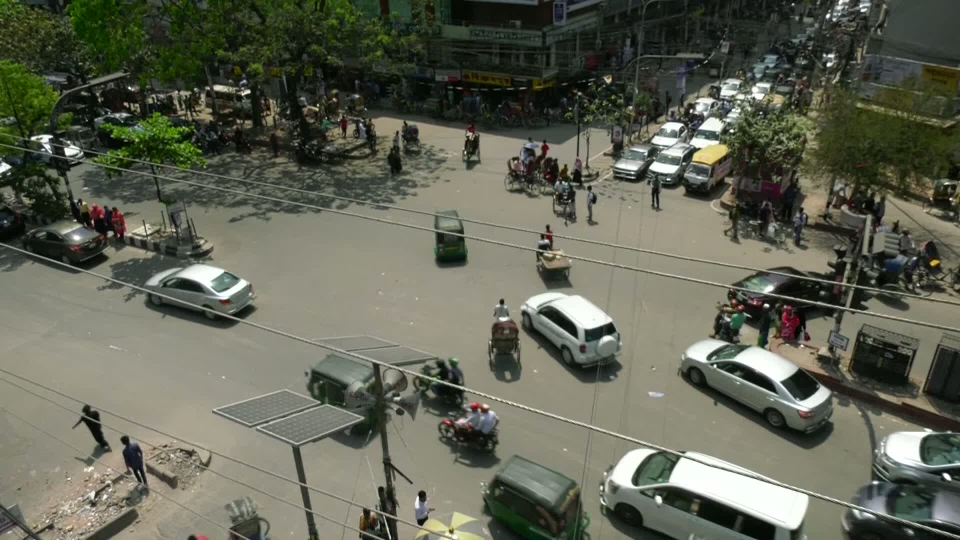
#> input picture zone_frame.jpg, 1920 x 1080 px, found by its file name (shown at 1/2 size)
$ python summary_report.py
#> lines starting #> are read from the running program, lines starting #| are printed output that depends on the picture; after the words box and inside, x2 and y2 are one past the last pixel; in counts of white or black regions, pixels touching at a corner belong together
# summary_report.py — verbose summary + map + chart (+ optional PDF)
import os, json, cv2, numpy as np, pandas as pd
import matplotlib.pyplot as plt

BASE = r"F:\MY PROJECTS\VIDEO"
IMG  = os.path.join(BASE, "zone_frame.jpg")
ZJS  = os.path.join(BASE, "zones.json")
CONF = os.path.join(BASE, "conflicts_with_zones.csv")

OUT_MAP   = os.path.join(BASE, "zone_summary_map.png")
OUT_CHART = os.path.join(BASE, "zone_summary_chart.png")
OUT_PDF   = os.path.join(BASE, "zone_summary_report.pdf")

def main():
    print("[INFO] Loading:")
    print("  - frame:", IMG)
    print("  - zones:", ZJS)
    print("  - conflicts:", CONF)

    # --- load data ---
    assert os.path.exists(IMG), f"Missing image {IMG}"
    assert os.path.exists(ZJS), f"Missing zones {ZJS}"
    assert os.path.exists(CONF), f"Missing conflicts file {CONF}"

    zones = json.load(open(ZJS, "r"))
#> (reads zones.json from the repository)
    df = pd.read_csv(CONF)
#> (reads conflicts_with_zones.csv from the repository)
    if df.empty:
        print("[WARN] conflicts_with_zones.csv is empty — nothing to summarize.")
        return
    if "zone" not in df.columns:
        print("[ERROR] 'zone' column not found in conflicts CSV.")
        return

    # --- draw map overlay ---
    img = cv2.imread(IMG)
#> img is the input picture: shape (1080, 1920, 3); mean B, G, R 84.8, 99.7, 97.1
    assert img is not None, f"Cannot open {IMG}"
    overlay = img.copy()
    colors = [(0,255,255),(255,0,0),(0,255,0),(0,128,255),(255,0,255),(0,200,200)]
    for i, z in enumerate(zones):
        pts = np.array(z["pts"], np.int32)
        cv2.polylines(overlay, [pts], True, colors[i % len(colors)], 3)
        cv2.putText(overlay, z["label"], tuple(pts[0]), cv2.FONT_HERSHEY_SIMPLEX,
                    0.9, colors[i % len(colors)], 3, cv2.LINE_AA)
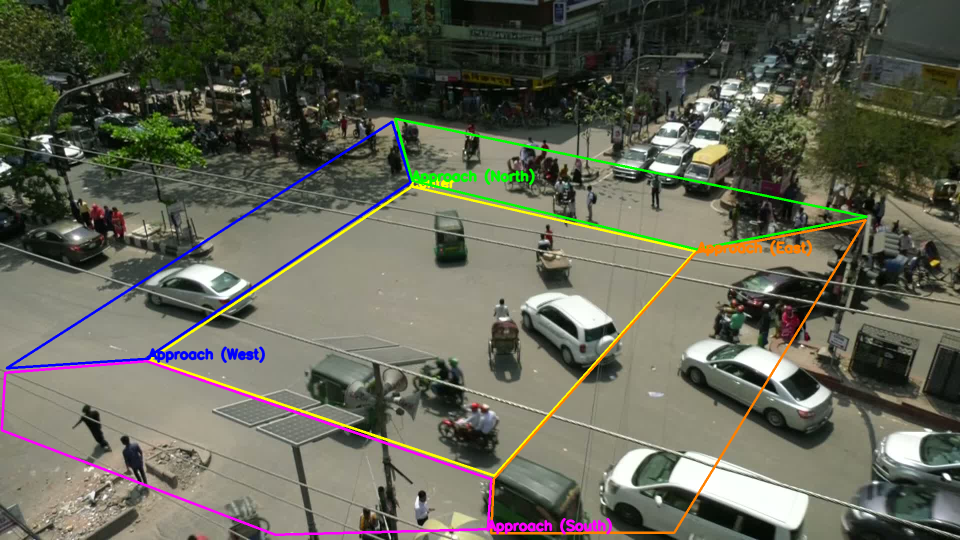
#> overlay: shape (1080, 1920, 3) (shown at 1/2 size); 3.28% of pixels changed, all inside (x1, y1, x2, y2) = (1, 235, 1736, 1072)
    blend = cv2.addWeighted(img, 0.6, overlay, 0.4, 0)
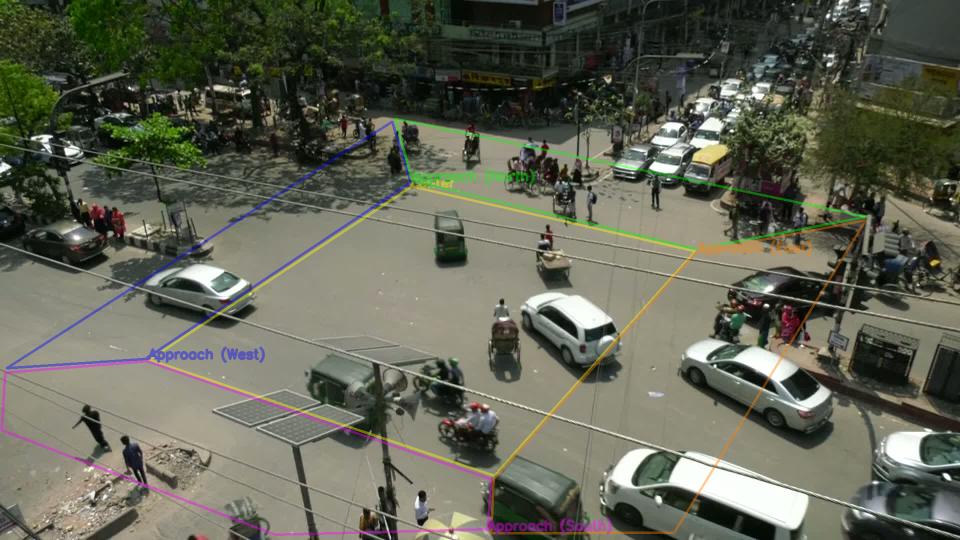
#> blend: shape (1080, 1920, 3) (shown at 1/2 size); mean B, G, R 84.8, 99.8, 97.6
    cv2.imwrite(OUT_MAP, blend)
    print("[OK] map ->", OUT_MAP)

    # --- table: counts per zone × type ---
    if "type" in df.columns:
        table = df.pivot_table(index="zone", columns="type", values="t", aggfunc="count", fill_value=0)
    else:
        table = df.groupby("zone")["t"].count().to_frame(name="total")
    table["total"] = table.sum(axis=1)
    table.loc["TOTAL"] = table.sum()
    print("\n[SUMMARY]\n", table, "\n")

    # --- chart ---
    ax = table.drop(index=["TOTAL"], errors="ignore").drop(columns=["total"], errors="ignore").plot(
        kind="bar", figsize=(9,5), rot=0)
    ax.set_ylabel("Conflict count")
    ax.set_title("Conflicts per zone and type")
    plt.tight_layout()
    plt.savefig(OUT_CHART, dpi=180)
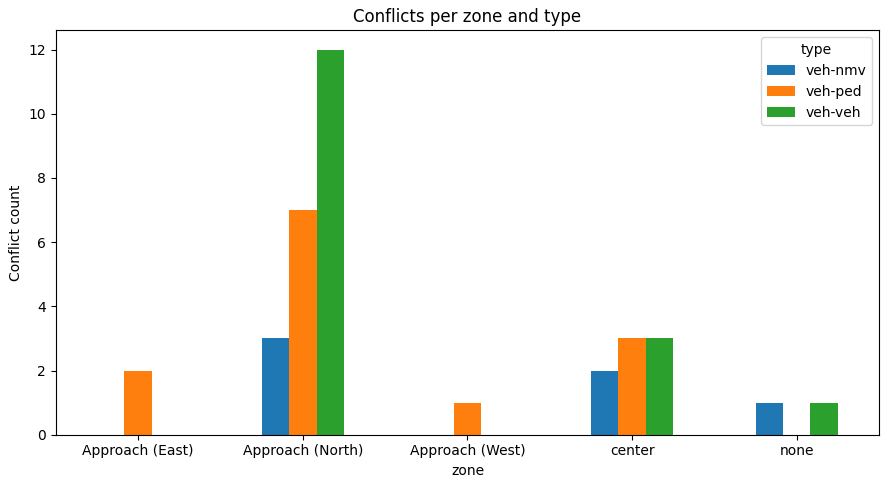
#> figure drawn by matplotlib, 1 panel; tallest bar 3 high, from x = 0.75 to 0.917; tallest bar 7 high, from x = 0.917 to 1.08; tallest bar 12 high, from x = 1.08 to 1.25
    plt.close()
    print("[OK] chart ->", OUT_CHART)

    # --- optional PDF ---
    try:
        from reportlab.platypus import SimpleDocTemplate, Paragraph, Spacer, Image as RLImage
        from reportlab.lib.pagesizes import A4
        from reportlab.lib.styles import getSampleStyleSheet

        styles = getSampleStyleSheet()
        doc = SimpleDocTemplate(OUT_PDF, pagesize=A4)
        # save the table as HTML and embed
        html_table = table.to_html(border=0)
        content = [
            Paragraph("<b>Intersection Conflict Analysis – Zone Summary</b>", styles["Title"]),
            Spacer(1, 12),
            Paragraph(html_table.replace("\n",""), styles["Normal"]),
            Spacer(1, 12),
            RLImage(OUT_CHART, width=500, height=300),
            Spacer(1, 12),
            RLImage(OUT_MAP, width=500, height=280)
        ]
        doc.build(content)
        print("[OK] PDF  ->", OUT_PDF)
    except Exception as e:
        print("[INFO] PDF step skipped (install 'reportlab' to enable). Reason:", e)

if __name__ == "__main__":
    main()
#> (the call stopped at in main, `styles = getSampleStyleSheet()`: reportlab is not available in this run)
